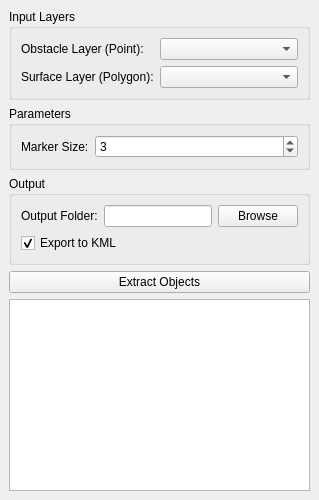
<?xml version="1.0" encoding="UTF-8"?>
<ui version="4.0">
 <class>QPANSOPYObjectSelectionDockWidget</class>
 <widget class="QDockWidget" name="QPANSOPYObjectSelectionDockWidget">
  <property name="windowTitle">
   <string>QPANSOPY Object Selection</string>
  </property>
  <widget class="QWidget" name="dockWidgetContents">
   <layout class="QVBoxLayout" name="verticalLayout">
    <item>
     <widget class="QGroupBox" name="layersGroupBox">
      <property name="title">
       <string>Input Layers</string>
      </property>
      <layout class="QFormLayout" name="formLayout">
        <item row="0" column="0">
          <widget class="QLabel" name="pointLayerLabel">
           <property name="text">
            <string>Obstacle Layer (Point):</string>
           </property>
          </widget>
        </item>
        <item row="0" column="1">
          <widget class="QgsMapLayerComboBox" name="pointLayerComboBox"/>
        </item>
        <item row="1" column="0">
          <widget class="QLabel" name="surfaceLayerLabel">
           <property name="text">
            <string>Surface Layer (Polygon):</string>
           </property>
          </widget>
        </item>
        <item row="1" column="1">
          <widget class="QgsMapLayerComboBox" name="surfaceLayerComboBox"/>
        </item>
      </layout>
     </widget>
    </item>
    <item>
     <widget class="QGroupBox" name="parametersGroupBox">
      <property name="title">
       <string>Parameters</string>
      </property>
      <layout class="QFormLayout" name="paramLayout">
        <item row="0" column="0">
          <widget class="QLabel" name="markerSizeLabel">
           <property name="text">
            <string>Marker Size:</string>
           </property>
          </widget>
        </item>
        <item row="0" column="1">
          <widget class="QSpinBox" name="markerSizeSpinBox">
           <property name="value">
            <number>3</number>
           </property>
          </widget>
        </item>
      </layout>
     </widget>
    </item>
    <item>
     <widget class="QGroupBox" name="outputGroupBox">
      <property name="title">
       <string>Output</string>
      </property>
      <layout class="QVBoxLayout" name="verticalLayout_2">
       <item>
        <layout class="QHBoxLayout" name="horizontalLayout">
         <item>
          <widget class="QLabel" name="outputFolderLabel">
           <property name="text">
            <string>Output Folder:</string>
           </property>
          </widget>
         </item>
         <item>
          <widget class="QLineEdit" name="outputFolderLineEdit"/>
         </item>
         <item>
          <widget class="QPushButton" name="browseButton">
           <property name="text">
            <string>Browse</string>
           </property>
          </widget>
         </item>
        </layout>
       </item>
       <item>
        <widget class="QCheckBox" name="exportKmlCheckBox">
         <property name="text">
          <string>Export to KML</string>
         </property>
         <property name="checked">
          <bool>true</bool>
         </property>
        </widget>
       </item>
      </layout>
     </widget>
    </item>
    <item>
     <widget class="QPushButton" name="calculateButton">
      <property name="text">
       <string>Extract Objects</string>
      </property>
     </widget>
    </item>
    <item>
     <widget class="QTextEdit" name="logTextEdit">
      <property name="readOnly">
       <bool>true</bool>
      </property>
     </widget>
    </item>
   </layout>
  </widget>
 </widget>
 <customwidgets>
  <customwidget>
   <class>QgsMapLayerComboBox</class>
   <extends>QComboBox</extends>
   <header>qgsmaplayercombobox.h</header>
  </customwidget>
 </customwidgets>
</ui>
